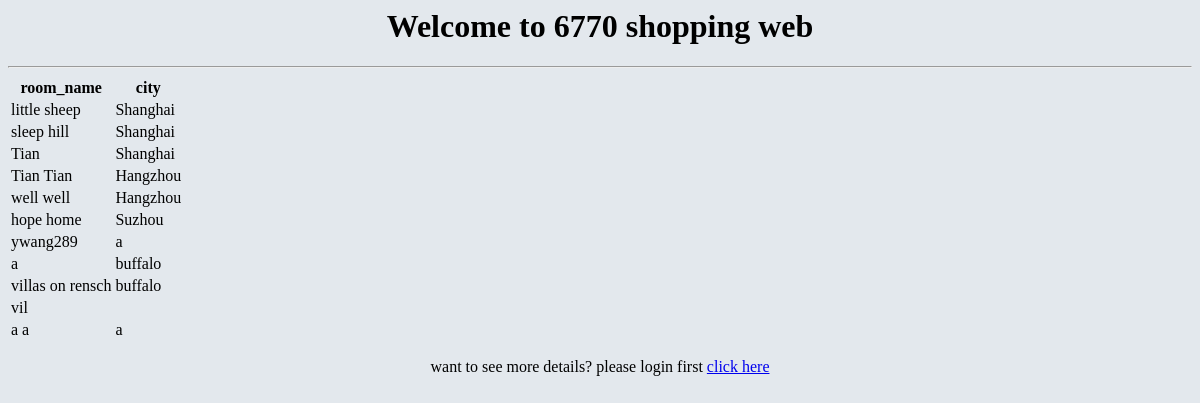
Before: / with the older database file.
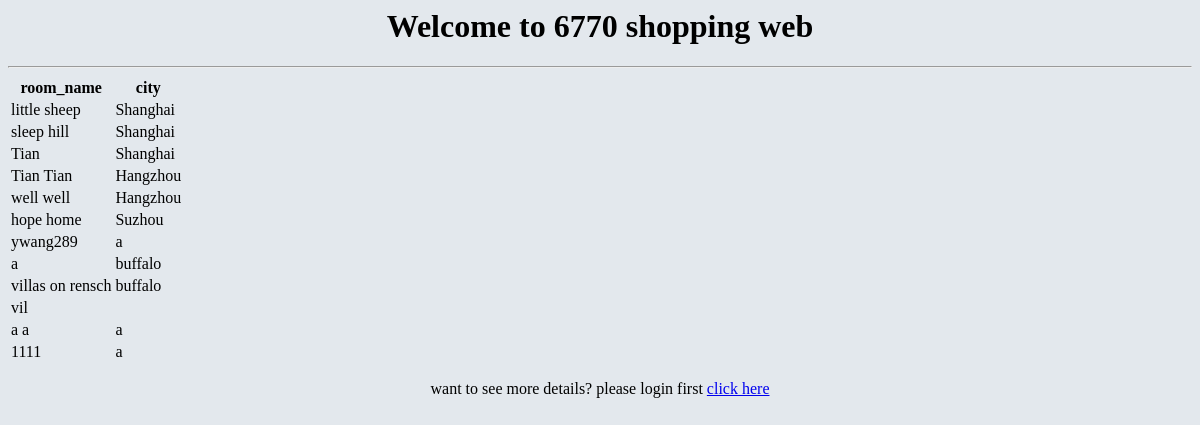
After: the same page with the newer database file.
### SEARCH.py (models this page shows, shortened)
class Rooms(db.Model):
    room_name = db.Column(db.String(20), primary_key = True)
    city = db.Column(db.String(200), nullable=False)
    neighbor = db.Column(db.String(200), nullable=False)
    price = db.Column(db.Integer, nullable=False)

### SEARCH.py (the view)
@app.route('/')
def show_all():
    return render_template('show_all.html', rooms = Rooms.query.all() )

### templates/show_all.html (shortened to what this page needs)
<html>
<head>
</head>
   <body>
      <h1>
      Welcome to 6770 shopping web
      </h1>
      <hr/>
      <table>
         <thead>
            <tr>
               <th>room_name</th>
               <th>city</th>
            </tr>
         </thead>
         <tbody>
            {% for room in rooms %}
               <tr>
                  <td>{{ room.room_name }}</td>
                  <td>{{ room.city }}</td>
               </tr>
            {% endfor %}
         </tbody>
      </table>
      <p>want to see more details? please login first <a href="/login">click here</a></p>
   </body>
</html>

Changed rows visible on the page:
added Rooms: room_name "1111", city "a"
